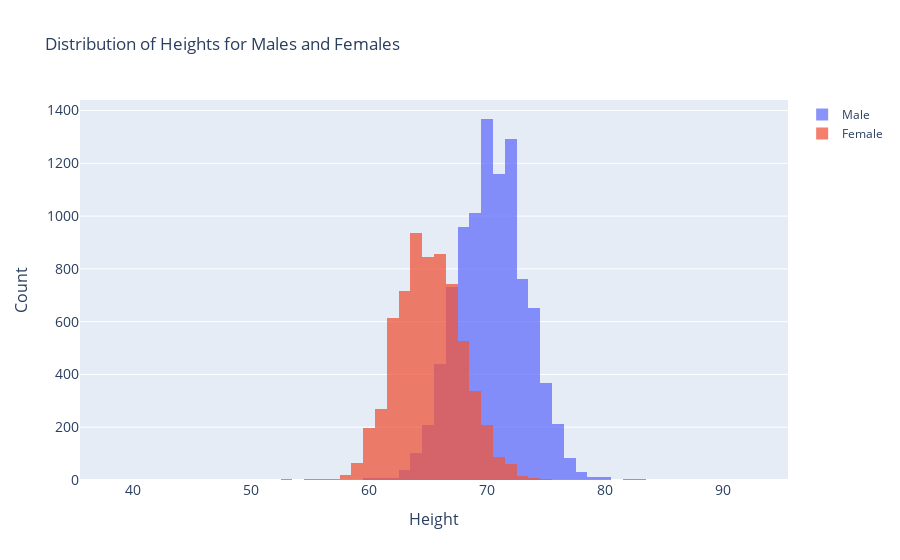

The code cell stored with this chart in its notebook:
### Code cell
fig = go.Figure()

fig.add_trace(go.Histogram(x=male_df['height'], name='Male'))
fig.add_trace(go.Histogram(x=female_df['height'], name='Female'))

fig.update_layout(barmode='overlay',
                  title='Distribution of Heights for Males and Females',
                  #xaxis_tickfont_size=14,
                  yaxis=dict(title='Count',
                             titlefont_size=16,
                             tickfont_size=14),
                  xaxis=dict(title='Height',
                             titlefont_size=16,
                             tickfont_size=14))
# Reduce opacity to see both histograms
fig.update_traces(opacity=0.75)
fig.show()

### Figure 1 — Plotly figure (JSON) as saved in the notebook; plotly's stock layout.template omitted (floating-point values rounded to 4 significant figures; data arrays with more than 128 entries replaced by an {"elided": "..."} marker saying what was removed)
{"data": [{"name": "Male", "opacity": 0.75, "type": "histogram", "x": {"elided": "9484 int values"}}, {"name": "Female", "opacity": 0.75, "type": "histogram", "x": {"elided": "6527 int values"}}], "layout": {"barmode": "overlay", "title": {"text": "Distribution of Heights for Males and Females"}, "xaxis": {"tickfont": {"size": 14}, "title": {"font": {"size": 16}, "text": "Height"}}, "yaxis": {"tickfont": {"size": 14}, "title": {"font": {"size": 16}, "text": "Count"}}}}
